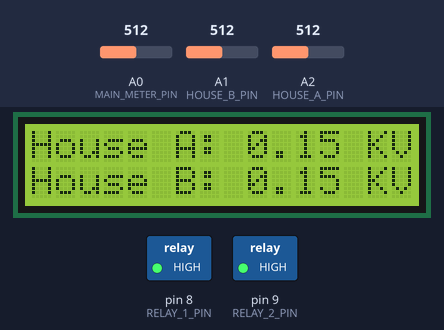
The sketch below on a simulated Arduino Uno, built with avr-gcc and run on an emulated ATmega328P. Shown: 16×2 character LCD, switched loads named in the sketch (green lamp = pin HIGH). The inputs (shaded band) are chosen by the test bench; at power-on: A0 (MAIN_METER_PIN) = 512, A1 (HOUSE_B_PIN) = 512, A2 (HOUSE_A_PIN) = 512.

Above: at 1.2 s.
1.3 s: A0 (MAIN_METER_PIN) set to 0
At 2.7 s:
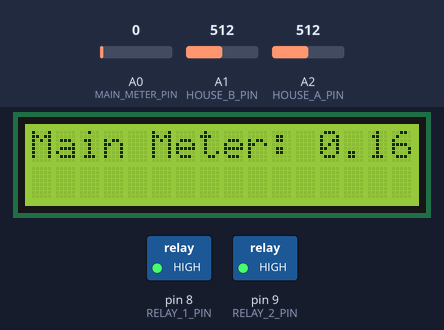
7.3 s: A1 (HOUSE_B_PIN) set to 0
At 9.8 s:
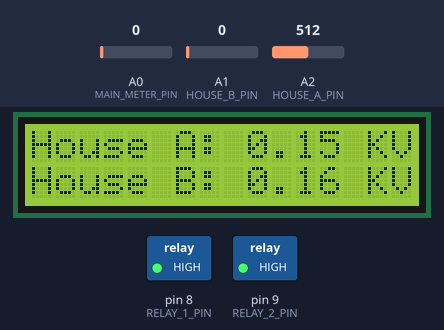
11.6 s: A2 (HOUSE_A_PIN) set to 0
At 13.8 s:
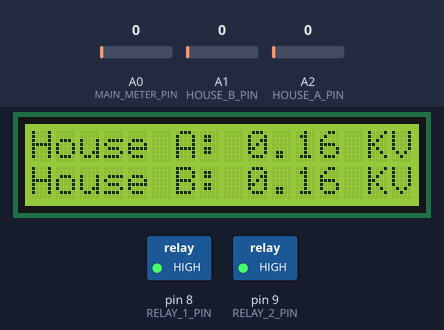
15.6 s: A1 (HOUSE_B_PIN) set to 122
At 17.8 s:
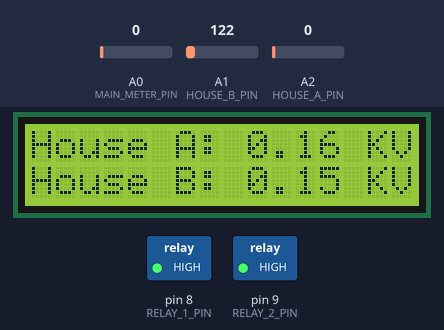
Timing chart, 0 to 19.3 s (numbered marks = the images above; inputs shaded):
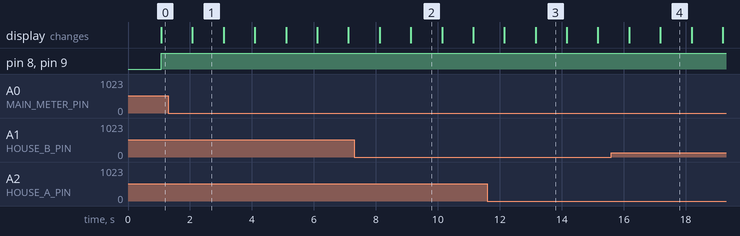

Measured:
- after the input at 1.3 s, the display: changes after 0.78 s (image 1)
- after the input at 7.3 s, the display: first differs from a run without the input after 1.8 s (image 2)
- after the input at 11.6 s, the display: first differs from a run without the input after 1.6 s (image 3)
- after the input at 15.6 s, the display: first differs from a run without the input after 1.6 s (image 4)
- what the display in image 1 shows lasts 1.0 s, from 2.1 s to 3.1 s

The sketch:

POWERAPP.ino
```cpp
#include <LiquidCrystal.h>

// Define ACS712 sensitivity (mV/A)
const float ACS712_SENSITIVITY = 185.0;

// Define nominal voltage (V)
const float NOMINAL_VOLTAGE = 240.0;

// Define ACS712 sensor pins
const int MAIN_METER_PIN = A0;
const int HOUSE_A_PIN = A2;
const int HOUSE_B_PIN = A1;

// Define relay pins
const int RELAY_1_PIN = 8;
const int RELAY_2_PIN = 9;

// Define relay threshold (adjust as needed)
const float RELAY_THRESHOLD_KVA = 0.13; // Example threshold in KVA

// Define LCD pins
LiquidCrystal lcd(12, 11, 5, 4, 3, 2);

void setup() {
  // Initialize serial communication
  Serial.begin(9600);

  // Initialize LCD
  lcd.begin(16, 2);

  // Initialize relay pins
  pinMode(RELAY_1_PIN, OUTPUT);
  pinMode(RELAY_2_PIN, OUTPUT);

  // Initialize ACS712 sensor pins
  pinMode(MAIN_METER_PIN, INPUT);
  pinMode(HOUSE_A_PIN, INPUT);
  pinMode(HOUSE_B_PIN, INPUT);
}

void loop() {
  // Read current from ACS712 sensors
  float mainMeterCurrent = readCurrent(MAIN_METER_PIN);
  float houseACurrent = readCurrent(HOUSE_A_PIN);
  float houseBCurrent = readCurrent(HOUSE_B_PIN);

  // Display main meter reading on the first screen
  lcd.clear();
  lcd.print("Main Meter: ");
  lcd.print(calculatePower(mainMeterCurrent));
  lcd.print(" KVA");

  // Delay for a while
  delay(1000);

  // Display House A and House B readings on the second screen
  lcd.clear();
  lcd.print("House A: ");
  lcd.print(calculatePower(houseACurrent));
  lcd.print(" KVA");

  lcd.setCursor(0, 1);
  lcd.print("House B: ");
  lcd.print(calculatePower(houseBCurrent));
  lcd.print(" KVA");

  // Activate relays based on threshold
  if (houseACurrent > RELAY_THRESHOLD_KVA) {
    activateRelay(RELAY_1_PIN);
  } else {
    deactivateRelay(RELAY_1_PIN);
  }

  if (houseBCurrent > RELAY_THRESHOLD_KVA) {
    activateRelay(RELAY_2_PIN);
  } else {
    deactivateRelay(RELAY_2_PIN);
  }

  delay(1000); // Adjust delay as needed
}

float readCurrent(int sensorPin) {
  int sensorValue = analogRead(sensorPin);
  float voltage = sensorValue * (5.0 / 1023.0);
  float current = (voltage - (NOMINAL_VOLTAGE / 2.0)) / ACS712_SENSITIVITY;
  return abs(current);
}

float calculatePower(float current) {
  return (NOMINAL_VOLTAGE * current) / 1000.0; // Power in KVA
}

void activateRelay(int relayPin) {
  digitalWrite(relayPin, HIGH);
}

void deactivateRelay(int relayPin) {
  digitalWrite(relayPin, LOW);
}
```
